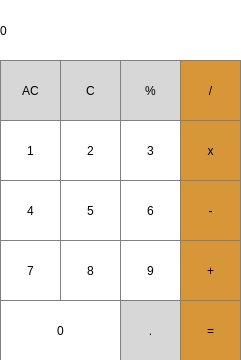
<?xml version="1.0" encoding="UTF-8"?>
<ui version="4.0">
 <class>MainWindow</class>
 <widget class="QMainWindow" name="MainWindow">
  <property name="geometry">
   <rect>
    <x>0</x>
    <y>0</y>
    <width>241</width>
    <height>360</height>
   </rect>
  </property>
  <property name="windowTitle">
   <string>MainWindow</string>
  </property>
  <property name="styleSheet">
   <string notr="true">QWidget{
background-color: white;
}</string>
  </property>
  <widget class="QWidget" name="centralwidget">
   <widget class="QLabel" name="display">
    <property name="geometry">
     <rect>
      <x>0</x>
      <y>0</y>
      <width>231</width>
      <height>61</height>
     </rect>
    </property>
    <property name="styleSheet">
     <string notr="true">

QLabel {
	qproperty-alignment: 'AlignVCenter | AlignRight';
	border-bottom: 1px solid grey;
	font: 12pt &quot;Bahnschrift&quot;;
	background-color : white;
}

</string>
    </property>
    <property name="text">
     <string>0</string>
    </property>
   </widget>
   <widget class="QPushButton" name="pushButtonAllClear">
    <property name="geometry">
     <rect>
      <x>0</x>
      <y>60</y>
      <width>61</width>
      <height>61</height>
     </rect>
    </property>
    <property name="styleSheet">
     <string notr="true">

QPushButton {
	font: 12pt &quot;Bahnschrift&quot;;
	background-color: rgb(215,215,215);
	border: 1px solid gray;
}

QPushButton:pressed {
	background-color: qlineargradient(x1: 0, y1: 0, x2: 0, y2: 1, 
															stop: 0 #BEBEBE, stop: 1 #D7D7D7);
}
</string>
    </property>
    <property name="text">
     <string>AC</string>
    </property>
   </widget>
   <widget class="QPushButton" name="pushButtonClear">
    <property name="geometry">
     <rect>
      <x>60</x>
      <y>60</y>
      <width>61</width>
      <height>61</height>
     </rect>
    </property>
    <property name="styleSheet">
     <string notr="true">

QPushButton {
	font: 12pt &quot;Bahnschrift&quot;;
	background-color: rgb(215,215,215);
	border: 1px solid gray;
}

QPushButton:pressed {
	background-color: qlineargradient(x1: 0, y1: 0, x2: 0, y2: 1, 
															stop: 0 #BEBEBE, stop: 1 #D7D7D7);
}
</string>
    </property>
    <property name="text">
     <string>C</string>
    </property>
   </widget>
   <widget class="QPushButton" name="pushButtonPercent">
    <property name="geometry">
     <rect>
      <x>120</x>
      <y>60</y>
      <width>61</width>
      <height>61</height>
     </rect>
    </property>
    <property name="styleSheet">
     <string notr="true">

QPushButton {
	font: 12pt &quot;Bahnschrift&quot;;
	background-color: rgb(215,215,215);
	border: 1px solid gray;
}

QPushButton:pressed {
	background-color: qlineargradient(x1: 0, y1: 0, x2: 0, y2: 1, 
															stop: 0 #BEBEBE, stop: 1 #D7D7D7);
}
</string>
    </property>
    <property name="text">
     <string>%</string>
    </property>
   </widget>
   <widget class="QPushButton" name="pushButtonDivision">
    <property name="geometry">
     <rect>
      <x>180</x>
      <y>60</y>
      <width>61</width>
      <height>61</height>
     </rect>
    </property>
    <property name="styleSheet">
     <string notr="true">QPushButton {
	font: 12pt &quot;Bahnschrift&quot;;
	background-color: rgb(215,151,57);
	color: whilte;
	border: 1px solid gray;
}

QPushButton:pressed {
	background-color: qlineargradient(x1: 0, y1: 0, x2: 0, y2: 1, 
															stop: 0 #ff7832, stop: 1 #ff9739);
}</string>
    </property>
    <property name="text">
     <string>/</string>
    </property>
   </widget>
   <widget class="QPushButton" name="pushButtonMultipl">
    <property name="geometry">
     <rect>
      <x>180</x>
      <y>120</y>
      <width>61</width>
      <height>61</height>
     </rect>
    </property>
    <property name="styleSheet">
     <string notr="true">QPushButton {
	font: 12pt &quot;Bahnschrift&quot;;
	background-color: rgb(215,151,57);
	color: whilte;
	border: 1px solid gray;
}

QPushButton:pressed {
	background-color: qlineargradient(x1: 0, y1: 0, x2: 0, y2: 1, 
															stop: 0 #ff7832, stop: 1 #ff9739);
}</string>
    </property>
    <property name="text">
     <string>x</string>
    </property>
   </widget>
   <widget class="QPushButton" name="pushButton1">
    <property name="geometry">
     <rect>
      <x>0</x>
      <y>120</y>
      <width>61</width>
      <height>61</height>
     </rect>
    </property>
    <property name="styleSheet">
     <string notr="true">

QPushButton {
	font: 12pt &quot;Bahnschrift&quot;;
	border: 1px solid gray;
}

QPushButton:pressed {
	background-color: qlineargradient(x1: 0, y1: 0, x2: 0, y2: 1, 
															stop: 0 #dadbde, stop: 1 #f6f7fa);
}


</string>
    </property>
    <property name="text">
     <string>1</string>
    </property>
   </widget>
   <widget class="QPushButton" name="pushButton2">
    <property name="geometry">
     <rect>
      <x>60</x>
      <y>120</y>
      <width>61</width>
      <height>61</height>
     </rect>
    </property>
    <property name="styleSheet">
     <string notr="true">

QPushButton {
	font: 12pt &quot;Bahnschrift&quot;;
	border: 1px solid gray;
}

QPushButton:pressed {
	background-color: qlineargradient(x1: 0, y1: 0, x2: 0, y2: 1, 
															stop: 0 #dadbde, stop: 1 #f6f7fa);
}


</string>
    </property>
    <property name="text">
     <string>2</string>
    </property>
   </widget>
   <widget class="QPushButton" name="pushButton3">
    <property name="geometry">
     <rect>
      <x>120</x>
      <y>120</y>
      <width>61</width>
      <height>61</height>
     </rect>
    </property>
    <property name="styleSheet">
     <string notr="true">

QPushButton {
	font: 12pt &quot;Bahnschrift&quot;;
	border: 1px solid gray;
}

QPushButton:pressed {
	background-color: qlineargradient(x1: 0, y1: 0, x2: 0, y2: 1, 
															stop: 0 #dadbde, stop: 1 #f6f7fa);
}


</string>
    </property>
    <property name="text">
     <string>3</string>
    </property>
   </widget>
   <widget class="QPushButton" name="pushButtonMinus">
    <property name="geometry">
     <rect>
      <x>180</x>
      <y>180</y>
      <width>61</width>
      <height>61</height>
     </rect>
    </property>
    <property name="styleSheet">
     <string notr="true">QPushButton {
	font: 12pt &quot;Bahnschrift&quot;;
	background-color: rgb(215,151,57);
	color: whilte;
	border: 1px solid gray;
}

QPushButton:pressed {
	background-color: qlineargradient(x1: 0, y1: 0, x2: 0, y2: 1, 
															stop: 0 #ff7832, stop: 1 #ff9739);
}</string>
    </property>
    <property name="text">
     <string>-</string>
    </property>
   </widget>
   <widget class="QPushButton" name="pushButtonAddit">
    <property name="geometry">
     <rect>
      <x>180</x>
      <y>240</y>
      <width>61</width>
      <height>61</height>
     </rect>
    </property>
    <property name="styleSheet">
     <string notr="true">QPushButton {
	font: 12pt &quot;Bahnschrift&quot;;
	background-color: rgb(215,151,57);
	color: whilte;
	border: 1px solid gray;
}

QPushButton:pressed {
	background-color: qlineargradient(x1: 0, y1: 0, x2: 0, y2: 1, 
															stop: 0 #ff7832, stop: 1 #ff9739);
}</string>
    </property>
    <property name="text">
     <string>+</string>
    </property>
   </widget>
   <widget class="QPushButton" name="pushButton7">
    <property name="geometry">
     <rect>
      <x>0</x>
      <y>240</y>
      <width>61</width>
      <height>61</height>
     </rect>
    </property>
    <property name="styleSheet">
     <string notr="true">

QPushButton {
	font: 12pt &quot;Bahnschrift&quot;;
	border: 1px solid gray;
}

QPushButton:pressed {
	background-color: qlineargradient(x1: 0, y1: 0, x2: 0, y2: 1, 
															stop: 0 #dadbde, stop: 1 #f6f7fa);
}


</string>
    </property>
    <property name="text">
     <string>7</string>
    </property>
   </widget>
   <widget class="QPushButton" name="pushButton4">
    <property name="geometry">
     <rect>
      <x>0</x>
      <y>180</y>
      <width>61</width>
      <height>61</height>
     </rect>
    </property>
    <property name="styleSheet">
     <string notr="true">

QPushButton {
	font: 12pt &quot;Bahnschrift&quot;;
	border: 1px solid gray;
}

QPushButton:pressed {
	background-color: qlineargradient(x1: 0, y1: 0, x2: 0, y2: 1, 
															stop: 0 #dadbde, stop: 1 #f6f7fa);
}


</string>
    </property>
    <property name="text">
     <string>4</string>
    </property>
   </widget>
   <widget class="QPushButton" name="pushButton5">
    <property name="geometry">
     <rect>
      <x>60</x>
      <y>180</y>
      <width>61</width>
      <height>61</height>
     </rect>
    </property>
    <property name="styleSheet">
     <string notr="true">

QPushButton {
	font: 12pt &quot;Bahnschrift&quot;;
	border: 1px solid gray;
}

QPushButton:pressed {
	background-color: qlineargradient(x1: 0, y1: 0, x2: 0, y2: 1, 
															stop: 0 #dadbde, stop: 1 #f6f7fa);
}


</string>
    </property>
    <property name="text">
     <string>5</string>
    </property>
   </widget>
   <widget class="QPushButton" name="pushButton8">
    <property name="geometry">
     <rect>
      <x>60</x>
      <y>240</y>
      <width>61</width>
      <height>61</height>
     </rect>
    </property>
    <property name="styleSheet">
     <string notr="true">

QPushButton {
	font: 12pt &quot;Bahnschrift&quot;;
	border: 1px solid gray;
}

QPushButton:pressed {
	background-color: qlineargradient(x1: 0, y1: 0, x2: 0, y2: 1, 
															stop: 0 #dadbde, stop: 1 #f6f7fa);
}


</string>
    </property>
    <property name="text">
     <string>8</string>
    </property>
   </widget>
   <widget class="QPushButton" name="pushButton9">
    <property name="geometry">
     <rect>
      <x>120</x>
      <y>240</y>
      <width>61</width>
      <height>61</height>
     </rect>
    </property>
    <property name="styleSheet">
     <string notr="true">

QPushButton {
	font: 12pt &quot;Bahnschrift&quot;;
	border: 1px solid gray;
}

QPushButton:pressed {
	background-color: qlineargradient(x1: 0, y1: 0, x2: 0, y2: 1, 
															stop: 0 #dadbde, stop: 1 #f6f7fa);
}


</string>
    </property>
    <property name="text">
     <string>9</string>
    </property>
   </widget>
   <widget class="QPushButton" name="pushButton6">
    <property name="geometry">
     <rect>
      <x>120</x>
      <y>180</y>
      <width>61</width>
      <height>61</height>
     </rect>
    </property>
    <property name="styleSheet">
     <string notr="true">QPushButton {
	font: 12pt &quot;Bahnschrift&quot;;
	border: 1px solid gray;
}

QPushButton:pressed {
	background-color: qlineargradient(x1: 0, y1: 0, x2: 0, y2: 1, 
															stop: 0 #dadbde, stop: 1 #f6f7fa);
}


</string>
    </property>
    <property name="text">
     <string>6</string>
    </property>
   </widget>
   <widget class="QPushButton" name="pushButtonEqually">
    <property name="geometry">
     <rect>
      <x>180</x>
      <y>300</y>
      <width>61</width>
      <height>61</height>
     </rect>
    </property>
    <property name="styleSheet">
     <string notr="true">QPushButton {
	font: 12pt &quot;Bahnschrift&quot;;
	background-color: rgb(215,151,57);
	color: whilte;
	border: 1px solid gray;
}

QPushButton:pressed {
	background-color: qlineargradient(x1: 0, y1: 0, x2: 0, y2: 1, 
															stop: 0 #ff7832, stop: 1 #ff9739);
}</string>
    </property>
    <property name="text">
     <string>=</string>
    </property>
   </widget>
   <widget class="QPushButton" name="pushButtonDot">
    <property name="geometry">
     <rect>
      <x>120</x>
      <y>300</y>
      <width>61</width>
      <height>61</height>
     </rect>
    </property>
    <property name="styleSheet">
     <string notr="true">

QPushButton {
	font: 12pt &quot;Bahnschrift&quot;;
	background-color: rgb(215,215,215);
	border: 1px solid gray;
}

QPushButton:pressed {
	background-color: qlineargradient(x1: 0, y1: 0, x2: 0, y2: 1, 
															stop: 0 #BEBEBE, stop: 1 #D7D7D7);
}
</string>
    </property>
    <property name="text">
     <string>.</string>
    </property>
   </widget>
   <widget class="QPushButton" name="pushButton0">
    <property name="geometry">
     <rect>
      <x>0</x>
      <y>300</y>
      <width>121</width>
      <height>61</height>
     </rect>
    </property>
    <property name="styleSheet">
     <string notr="true">

QPushButton {
	font: 12pt &quot;Bahnschrift&quot;;
	border: 1px solid gray;
}

QPushButton:pressed {
	background-color: qlineargradient(x1: 0, y1: 0, x2: 0, y2: 1, 
															stop: 0 #dadbde, stop: 1 #f6f7fa);
}


</string>
    </property>
    <property name="text">
     <string>0</string>
    </property>
   </widget>
  </widget>
 </widget>
 <resources/>
 <connections/>
</ui>
